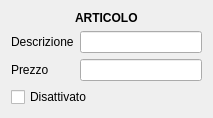
<?xml version="1.0" encoding="UTF-8"?>
<ui version="4.0">
 <class>DettagliArticolo</class>
 <widget class="QWidget" name="DettagliArticolo">
  <property name="geometry">
   <rect>
    <x>0</x>
    <y>0</y>
    <width>213</width>
    <height>108</height>
   </rect>
  </property>
  <property name="minimumSize">
   <size>
    <width>185</width>
    <height>0</height>
   </size>
  </property>
  <property name="windowTitle">
   <string>Form</string>
  </property>
  <layout class="QVBoxLayout" name="verticalLayout">
   <item alignment="Qt::AlignHCenter">
    <widget class="QLabel" name="label">
     <property name="font">
      <font>
       <weight>75</weight>
       <bold>true</bold>
      </font>
     </property>
     <property name="text">
      <string>ARTICOLO</string>
     </property>
    </widget>
   </item>
   <item>
    <layout class="QFormLayout" name="formLayout">
     <item row="0" column="0">
      <widget class="QLabel" name="label_2">
       <property name="text">
        <string>Descrizione</string>
       </property>
      </widget>
     </item>
     <item row="0" column="1">
      <widget class="QLineEdit" name="testoArticolo"/>
     </item>
     <item row="1" column="0">
      <widget class="QLabel" name="label_3">
       <property name="text">
        <string>Prezzo</string>
       </property>
      </widget>
     </item>
     <item row="1" column="1">
      <widget class="QLineEdit" name="prezzoArticolo"/>
     </item>
    </layout>
   </item>
   <item>
    <widget class="QCheckBox" name="disattivaFlag">
     <property name="text">
      <string>Disattivato</string>
     </property>
    </widget>
   </item>
   <item>
    <spacer name="verticalSpacer">
     <property name="orientation">
      <enum>Qt::Vertical</enum>
     </property>
     <property name="sizeHint" stdset="0">
      <size>
       <width>20</width>
       <height>40</height>
      </size>
     </property>
    </spacer>
   </item>
  </layout>
 </widget>
 <resources/>
 <connections/>
</ui>
